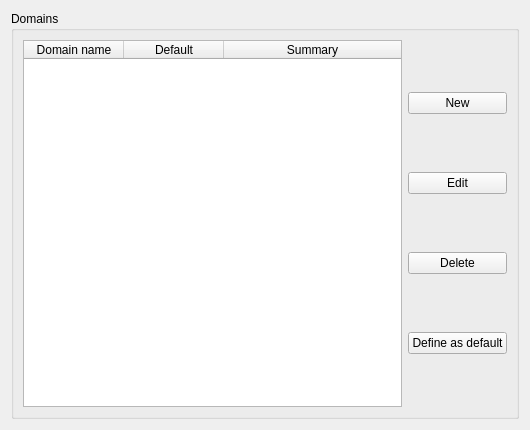
<?xml version="1.0" encoding="UTF-8"?>
<ui version="4.0">
 <class>NndGlobal</class>
 <widget class="QWidget" name="NndGlobal">
  <property name="geometry">
   <rect>
    <x>0</x>
    <y>0</y>
    <width>530</width>
    <height>430</height>
   </rect>
  </property>
  <property name="windowTitle">
   <string>Form</string>
  </property>
  <layout class="QVBoxLayout" name="verticalLayout_2">
   <item>
    <widget class="QGroupBox" name="groupBox">
     <property name="title">
      <string>Domains</string>
     </property>
     <layout class="QHBoxLayout" name="horizontalLayout">
      <item>
       <widget class="QTableWidget" name="domain_table">
        <property name="editTriggers">
         <set>QAbstractItemView::NoEditTriggers</set>
        </property>
        <property name="columnCount">
         <number>3</number>
        </property>
        <attribute name="horizontalHeaderStretchLastSection">
         <bool>true</bool>
        </attribute>
        <attribute name="horizontalHeaderStretchLastSection">
         <bool>true</bool>
        </attribute>
        <column>
         <property name="text">
          <string>Domain name</string>
         </property>
        </column>
        <column>
         <property name="text">
          <string>Default</string>
         </property>
        </column>
        <column>
         <property name="text">
          <string>Summary</string>
         </property>
        </column>
       </widget>
      </item>
      <item>
       <layout class="QVBoxLayout" name="verticalLayout">
        <item>
         <widget class="QPushButton" name="add_button">
          <property name="text">
           <string>New</string>
          </property>
          <property name="icon">
           <iconset resource="../../../../../../../nucentral-edenwall/resources/edenwall.qrc">
            <normaloff>:/icons/add.png</normaloff>:/icons/add.png</iconset>
          </property>
         </widget>
        </item>
        <item>
         <widget class="QPushButton" name="edit_button">
          <property name="text">
           <string>Edit</string>
          </property>
          <property name="icon">
           <iconset resource="../../../../../../../nucentral-edenwall/resources/edenwall.qrc">
            <normaloff>:/icons/edit.png</normaloff>:/icons/edit.png</iconset>
          </property>
         </widget>
        </item>
        <item>
         <widget class="QPushButton" name="delete_button">
          <property name="text">
           <string>Delete</string>
          </property>
          <property name="icon">
           <iconset resource="../../../../../../../nucentral-edenwall/resources/edenwall.qrc">
            <normaloff>:/icons/delete.png</normaloff>:/icons/delete.png</iconset>
          </property>
         </widget>
        </item>
        <item>
         <widget class="QPushButton" name="define_as_default_button">
          <property name="text">
           <string>Define as default</string>
          </property>
         </widget>
        </item>
       </layout>
      </item>
     </layout>
     <zorder>domain_table</zorder>
     <zorder>domain_table</zorder>
     <zorder></zorder>
    </widget>
   </item>
  </layout>
 </widget>
 <resources>
  <include location="../../../../../../../nucentral-edenwall/resources/edenwall.qrc"/>
 </resources>
 <connections/>
</ui>
